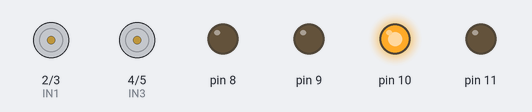
The sketch below on a simulated Arduino Uno, built with avr-gcc and run on an emulated ATmega328P. Parts: motor-driver pin pairs drawn as motors (green arrow = first pin HIGH = forward, orange = second pin HIGH = backward, longer = more drive), output pins drawn as LEDs (lit = HIGH).

Above: at 5.19 s.
Timing chart, 0 to 8.0 s (numbered marks = the images above):
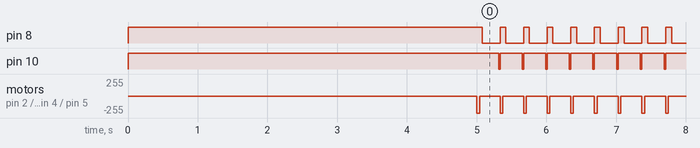

The sketch:

sample2.ino
```cpp
#define IN3 4
#define IN4 5
#define IN1 2
#define IN2 3

int i = 40;

void setup() {
  pinMode(IN3, OUTPUT);
  pinMode(IN4, OUTPUT);
  pinMode(10, OUTPUT);
  pinMode(11, OUTPUT);
  pinMode(8, OUTPUT);
  pinMode(9, OUTPUT);
  pinMode(IN1, OUTPUT);
  pinMode(IN2, OUTPUT);
  digitalWrite(10, HIGH);
  digitalWrite(11, LOW);
  digitalWrite(8, HIGH);
  digitalWrite(9, LOW);
  digitalWrite(IN3, LOW);
  digitalWrite(IN4, LOW);
  digitalWrite(IN1, LOW);
  digitalWrite(IN2, LOW);
  delay(5000);
}

void loop() {
  digitalWrite(IN4, HIGH);
  digitalWrite(IN2, HIGH);
  delay(40);
  digitalWrite(IN4, LOW);
  digitalWrite(IN2, LOW);
  delay(i);
  digitalWrite(8, LOW);
  delay(235);
  digitalWrite(10, LOW);
  delay(20);
  digitalWrite(10, HIGH);
  digitalWrite(8, HIGH);
  i = i + 1;
}
```

Measured:
- by itself, pin 8: repeats every 0.34 s: HIGH 0.08 s, LOW 0.26 s
- by itself, pin 10: repeats every 0.34 s: HIGH 0.32 s, LOW 0.02 s
- by itself, motor on pin 2 (IN1) / pin 3 (IN2), motor on pin 4 (IN3) / pin 5 (IN4): repeats every 0.34 s: stopped 0.30 s, backward 255/255 0.04 s
